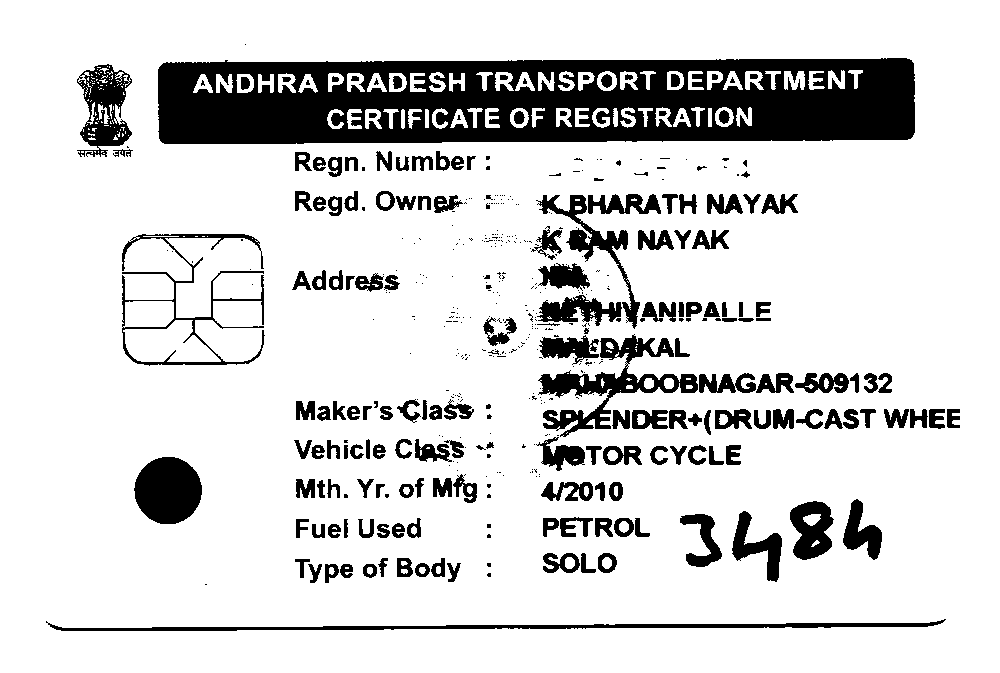
#> input picture 11318.png, 1000 x 673 px; its folder holds only this picture in this run
$ python bounding.py 11318.png
#> lines starting #> are read from the running program, lines starting #| are printed output that depends on the picture; after the words box and inside, x2 and y2 are one past the last pixel; in counts of white or black regions, pixels touching at a corner belong together
import cv2
import numpy as np
from cv2 import boundingRect, countNonZero, cvtColor, drawContours, findContours, getStructuringElement, imread, morphologyEx, pyrDown, rectangle, threshold
import sys
import os
import pytesseract
from PIL import Image
large = imread(sys.argv[1])
#> large is the input picture: shape (673, 1000, 3); 83.9% white; 474 black regions (293 under 20 px), largest, box (x1, y1, x2, y2) and area: (158, 58, 915, 144) 50757, (538, 334, 698, 437) 4504, (134, 457, 202, 524) 3555
# downsample and use it for processing
rgb = pyrDown(large)
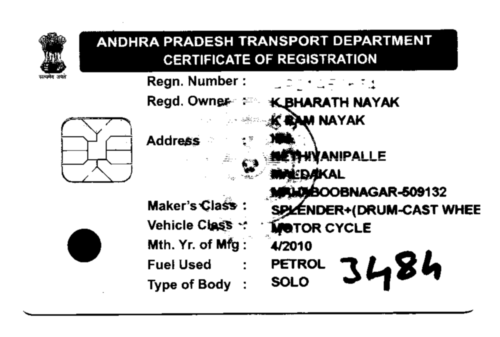
#> rgb: shape (337, 500, 3); min 0, max 255, mean 214.1
# apply grayscale
small = cvtColor(rgb, cv2.COLOR_BGR2GRAY)
# morphological gradient
morph_kernel = getStructuringElement(cv2.MORPH_ELLIPSE, (3, 3))
grad = morphologyEx(small, cv2.MORPH_GRADIENT, morph_kernel)
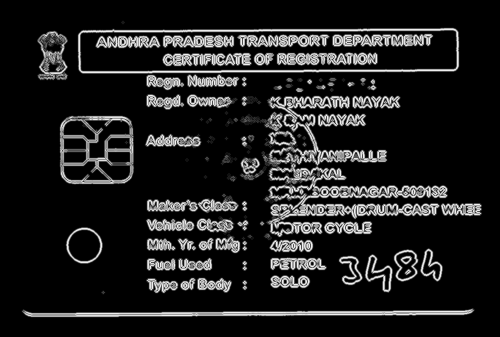
#> grad: shape (337, 500); min 0, max 239, mean 31.6
# binarize
_, bw = threshold(src=grad, thresh=0, maxval=255, type=cv2.THRESH_BINARY+cv2.THRESH_OTSU)
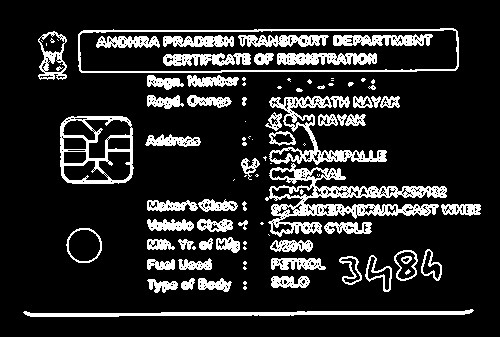
#> bw: shape (337, 500); 15.4% white; 97 white regions (39 under 20 px), largest, box (x1, y1, x2, y2) and area: (265, 163, 447, 237) 3932, (269, 96, 387, 165) 1954, (23, 309, 474, 317) 1745
morph_kernel = getStructuringElement(cv2.MORPH_RECT, (9, 1))
# connect horizontally oriented regions
connected = morphologyEx(bw, cv2.MORPH_CLOSE, morph_kernel)
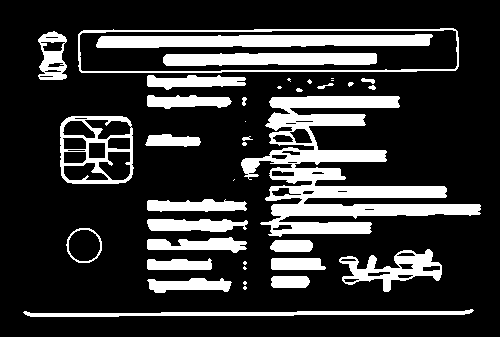
#> connected: shape (337, 500); 20.5% white; 39 white regions (12 under 20 px)
mask = np.zeros(bw.shape, np.uint8)
# find contours
im2, contours, hierarchy = findContours(connected, cv2.RETR_CCOMP, cv2.CHAIN_APPROX_SIMPLE)
#> contours = 77 contours, 19 with area under 20; largest, box (x1, y1, x2, y2) and area: (78, 28, 459, 73) 15866, (79, 29, 458, 72) 14946, (241, 96, 481, 237) 11106, (60, 116, 134, 184) 4662, (96, 34, 433, 48) 3439
# filter contours
temp = 0
for idx in range(0, len(hierarchy[0])):
    rect = x, y, rect_width, rect_height = boundingRect(contours[idx])
#> rect = (23, 309, 451, 8); x = 23; y = 309; rect_width = 451; rect_height = 8
    # fill the contour
    mask = drawContours(mask, contours, idx, (255, 255, 2555), cv2.FILLED)
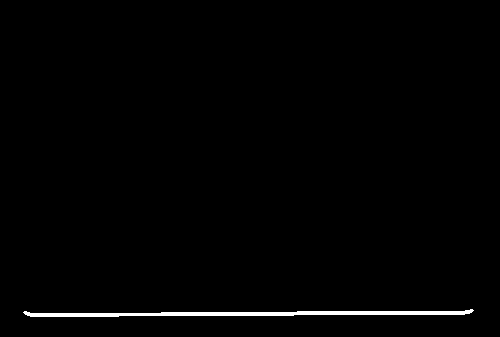
#> mask: shape (337, 500); 1% white; 1 white region, box (x1, y1, x2, y2) and area: (23, 309, 474, 317) 1751
    # ratio of non-zero pixels in the filled region
    r = float(countNonZero(mask)) / (rect_width * rect_height)
#> r = 0.485
    if r > 0.45 and rect_height > 8 and rect_width > 8:
        temp = rectangle(rgb, (x, y+rect_height), (x+rect_width, y), (0,255,0),3)

        #crop_img = rgb[y:y+rect_height, x:x+rect_width]
        #cv2.imshow("cropped", crop_img)
        #cv2.waitKey(0)

        preimage = cv2.fastNlMeansDenoisingColored(rgb,None,20,20,7,20)
        #cv2.imwrite('noise.jpg', preimage)
        preimage = cv2.cvtColor(preimage, cv2.COLOR_BGR2GRAY)
        preimage = cv2.adaptiveThreshold(preimage, 255, cv2.ADAPTIVE_THRESH_GAUSSIAN_C, cv2.THRESH_BINARY, 5, 3)
        #preimage = cv2.threshold(preimage, 0, 255, cv2.THRESH_BINARY | cv2.THRESH_OTSU)[1]
        preimage = cv2.medianBlur(preimage, 3)

        filename = "{}.png".format(os.getpid())
        cv2.imwrite(filename, preimage)
#> (the run stopped early here; a loop or call above may not have finished)
